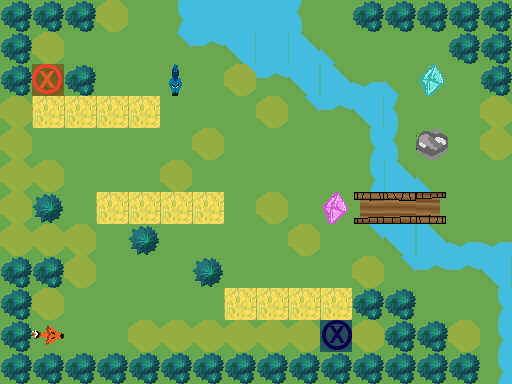

This game map was drawn from its Tiled (.tmx) file and the tilesets committed beside it. A one-line description and the full map source follow:
An orthogonal 16x12 tile map with 32x32 px tiles, 3 tile layers (Ground, Obstacles, Objects), 1 hidden layer not drawn.

<map version="1.0" orientation="orthogonal" renderorder="right-down" width="16" height="12" tilewidth="32" tileheight="32" nextobjectid="1">
 <tileset firstgid="1" name="TilesetPlaceholder" tilewidth="32" tileheight="32" tilecount="240" columns="10">
  <image source="../../../../Tileset.png" width="320" height="768" />
 </tileset>
 <layer name="Ground" width="16" height="12">
  <data encoding="csv">
1,1,1,1,1,11,5,5,5,3221225483,1,1,1,1,1,1,
1,1,1,1,1,1610612767,1610612747,1610612757,5,2684354581,2684354591,1,1,1,1,1,
1,1,1,1,1,1,1,1610612767,1610612747,1610612757,2684354581,2684354591,1,1,1,1,
1,2,2,2,2,1,1,1,1,11,5,2684354581,2684354591,1,1,1,
1,1,1,1,1,1,1,1,1,1,1,1610612757,3221225483,1,1,1,
1,1,1,1,1,1,1,1,1,1,1,11,2684354581,2684354591,1,1,
1,1,1,2,2,2,2,1,1,1,1,2684354574,2684354564,1610612750,1,1,
1,1,1,1,1,1,1,1,1,1,1,1610612767,1610612757,2684354581,2684354571,2684354571,
1,1,1,1,1,1,1,1,1,1,1,1,1610612767,1610612747,1610612747,1610612757,
1,1,1,1,1,1,1,2,2,2,2,1,1,1,1,11,
1,1,1,1,1,1,1,1,1,1,1,1,1,1,1,11,
1,1,1,1,1,1,1,1,1,1,1,1,1,1,1,11
</data>
 </layer>
 <layer name="Obstacles" width="16" height="12">
  <data encoding="csv">
42,42,42,44,0,0,0,0,0,0,0,42,42,42,42,42,
42,44,0,0,0,0,0,0,0,0,0,0,0,0,42,42,
42,0,42,0,0,0,0,44,0,0,0,2684354571,2684354591,0,0,42,
44,0,0,0,0,0,0,0,44,1610612767,1610612747,1610612757,3221225483,0,0,44,
44,0,0,0,0,0,44,0,0,0,0,11,0,43,0,44,
44,44,0,0,0,44,0,0,0,0,0,0,0,0,0,0,
44,53,0,0,0,0,0,0,44,0,0,0,0,0,0,0,
44,44,44,0,53,0,0,0,0,44,0,0,0,0,0,0,
42,42,44,0,0,0,53,0,0,0,0,44,0,0,0,0,
42,44,0,0,0,0,0,0,0,0,0,42,42,0,0,0,
42,0,0,0,44,44,44,44,44,44,0,44,42,42,44,0,
42,42,42,42,42,42,42,42,42,42,42,42,42,42,42,0
</data>
 </layer>
 <layer name="Objects" width="16" height="12">
  <data encoding="csv">
0,0,0,0,0,0,0,0,0,0,0,0,0,0,0,0,
0,0,0,0,0,0,0,0,0,0,0,0,0,0,0,0,
0,181,0,0,0,3221225664,0,0,0,0,0,0,0,184,0,0,
0,0,0,0,0,0,0,0,0,0,0,0,0,0,0,0,
0,0,0,0,0,0,0,0,0,0,0,0,0,0,0,0,
0,0,0,0,0,0,0,0,0,0,0,0,0,0,0,0,
0,0,0,0,0,0,0,0,0,0,183,0,0,0,0,0,
0,0,0,0,0,0,0,0,0,0,0,0,0,0,0,0,
0,0,0,0,0,0,0,0,0,0,0,0,0,0,0,0,
0,0,0,0,0,0,0,0,0,0,0,0,0,0,0,0,
0,2684354751,0,0,0,0,0,0,0,0,182,0,0,0,0,0,
0,0,0,0,0,0,0,0,0,0,0,0,0,0,0,0
</data>
 </layer>
 <layer name="Solution" width="16" height="12" visible="0">
  <data encoding="csv">
0,0,0,0,0,0,0,0,0,0,0,0,0,0,0,0,
0,0,0,0,0,0,0,0,0,0,0,0,0,0,0,0,
0,222,0,232,232,0,0,0,0,0,0,0,0,0,0,0,
0,223,223,232,223,223,223,223,0,0,0,0,0,0,0,0,
0,0,0,232,0,0,0,223,0,0,0,0,0,0,0,0,
0,0,0,232,0,0,0,223,0,0,0,0,0,0,0,0,
0,0,0,214,214,214,214,0,0,0,0,0,0,0,0,0,
0,0,0,222,0,232,232,0,0,44,0,0,0,0,0,0,
0,0,0,222,0,233,0,0,0,0,0,0,0,0,0,0,
0,0,0,222,0,233,233,233,232,232,232,0,0,0,0,0,
0,0,222,222,0,0,0,0,0,0,232,0,0,0,0,0,
0,0,0,0,0,0,0,0,0,0,0,0,0,0,0,0
</data>
 </layer>
</map>
